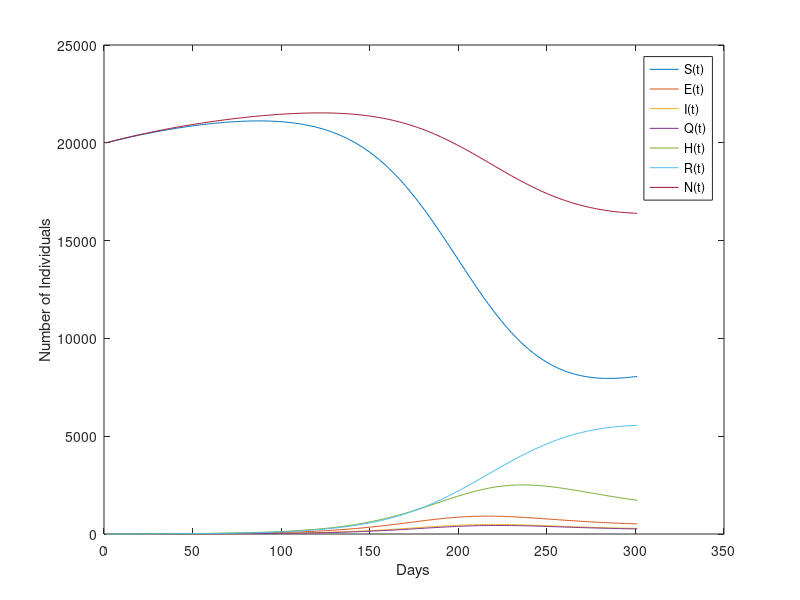

MATLAB code for this plot:
pi = 202; %recruitment rate
mu=0.0089; %natural death rate
kappa=0.156986; %rate of development of clinical symptoms
alpha=0.156986; %hospitalization rate of quarantine
phi=0.20619; %hospitalization rate of infectious
psi=0.001; %loss of infection acquired immunity
d1=0.04227; %death rate infectious
d2=0.027855; %death rate hospitalized
hnu=.6; %relative infectiousness e.g. 0=perfect intervention
qnu=.0;
gamma1=0.03521; %recovery rate of infectious
gamma2=0.027855; %recovery rate of hospitalized
mean_cont=0.9575;
transm_risk=0.20;
beta=mean_cont*transm_risk;
st=0.70; %succes rate of test
ss=0.782; %succes rate of sampling
rt=1; %result of test e.g. 1=Same day
tr=0.14552*rt; %testing rate e.g. T/N, 1=Everybody is tested
sigma=st*ss*tr; %quarantine rate

N=20000; %population


tspan = 0:1:300; % Time Span of the Simulation
xinit = [19992,0,8,0,0,0,N]; % Initial Conditons in order; 
                        % ('S(t)', 'E(t)', 'I(t)', 'Q(t)', 'H(t)', 'R(t)', 'N(t)')

f = @(t1,y1) [pi+psi*y1(6)-(beta*(y1(3)+hnu*y1(5))/y1(7))*y1(1)-mu*y1(1);
    (beta*(y1(3)+hnu*y1(5))/y1(7))*y1(1)-(kappa+sigma+mu)*y1(2);
    kappa*y1(2)-(gamma1+phi+mu+d1)*y1(3);
    sigma*y1(2)-(alpha+mu)*y1(4);
    alpha*y1(4)+phi*y1(3)-(gamma2+mu+d2)*y1(5);
    gamma1*y1(3)+gamma2*y1(5)-(psi+mu)*y1(6);
    pi-mu*y1(7)-(d1*y1(3)+d2*y1(5))];

beds=ones(300,1)* 66.4;

[t1,y1]=ode45(f, tspan, xinit);

plot(y1(:,:))
xlabel('Days')
ylabel('Number of Individuals')
legend('S(t)', 'E(t)', 'I(t)', 'Q(t)', 'H(t)', 'R(t)', 'N(t)')
%plot(y1(:,5))
hold on
%ylim([0 800])
%plot(beds)
        
